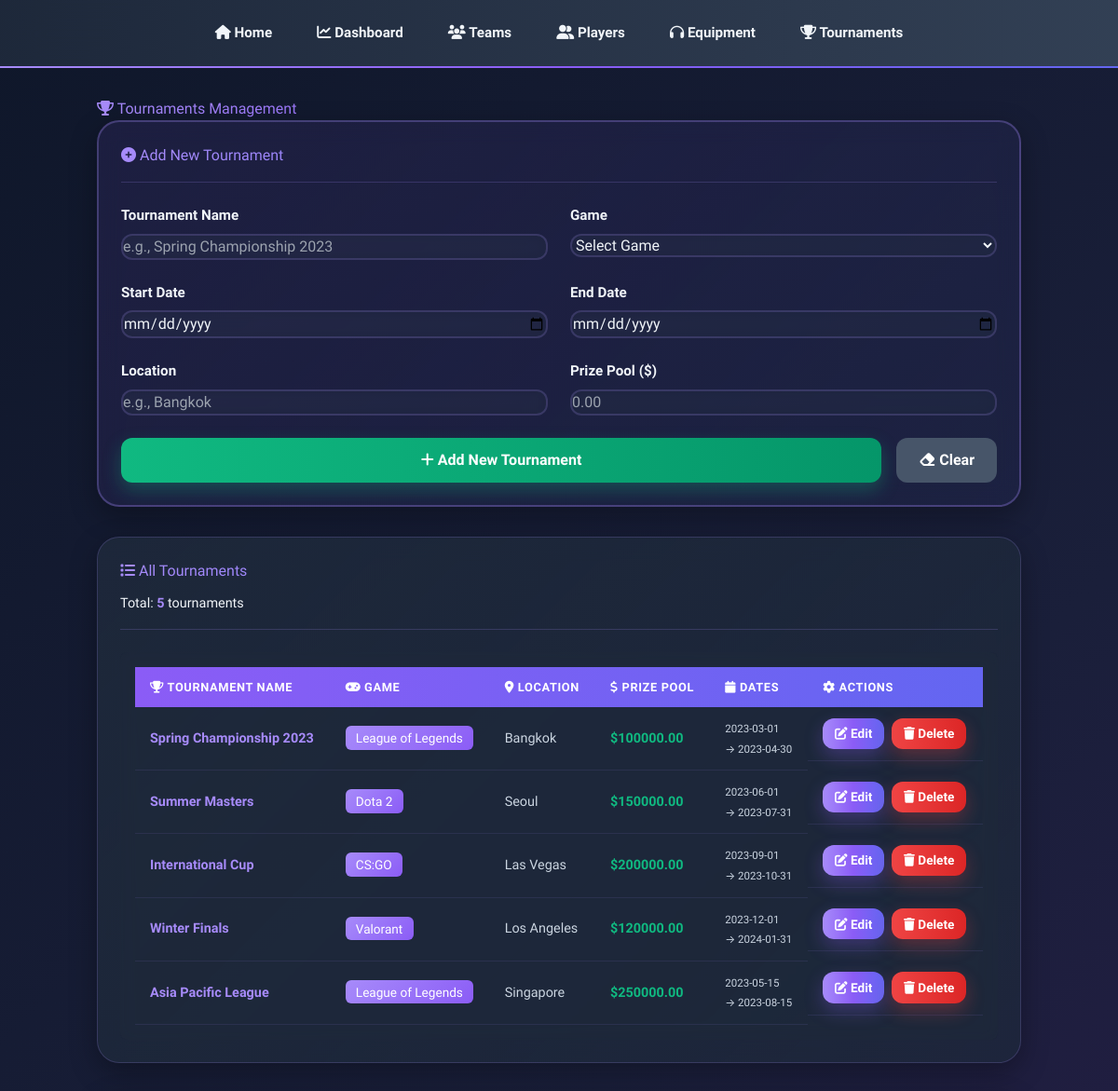
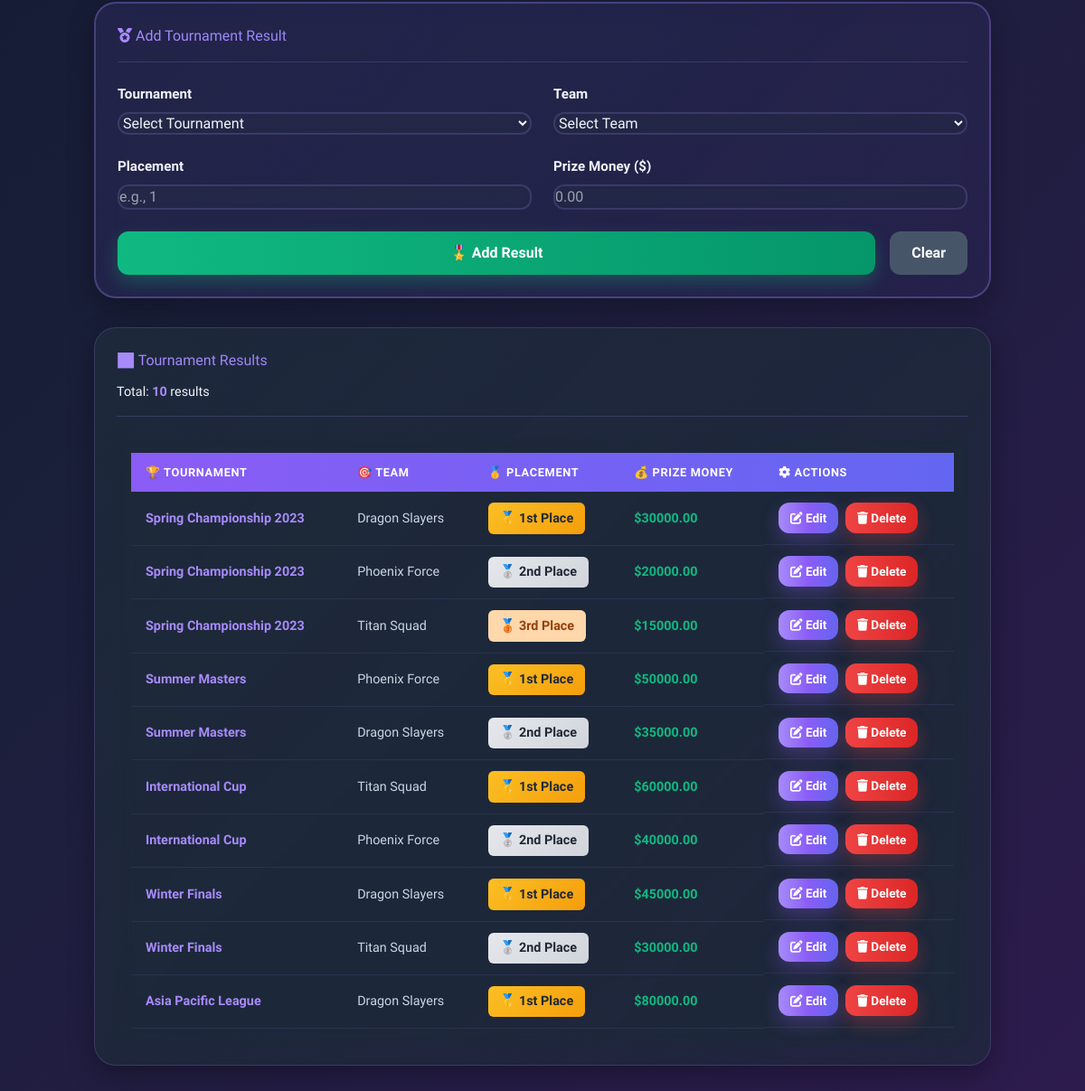
/tournaments, run on the app's committed database (2 pictures, top to bottom).
### tables this page shows
CREATE TABLE Tournaments (
        TournamentID INTEGER PRIMARY KEY AUTOINCREMENT,
        TournamentName TEXT NOT NULL,
        Game TEXT NOT NULL,
        StartDate DATE NOT NULL,
        EndDate DATE NOT NULL,
        Location TEXT NOT NULL,
        PrizePool REAL NOT NULL
    );

CREATE TABLE TournamentResults (
        ResultID INTEGER PRIMARY KEY AUTOINCREMENT,
        TournamentID INTEGER NOT NULL,
        TeamID INTEGER NOT NULL,
        Placement INTEGER NOT NULL,
        PrizeMoney REAL NOT NULL,
        FOREIGN KEY (TournamentID) REFERENCES Tournaments(TournamentID),
        FOREIGN KEY (TeamID) REFERENCES Teams(TeamID)
    );

CREATE TABLE Teams (
        TeamID INTEGER PRIMARY KEY AUTOINCREMENT,
        TeamName TEXT NOT NULL UNIQUE,
        Founded DATE NOT NULL,
        Coach TEXT NOT NULL,
        Country TEXT NOT NULL,
        GameID INTEGER,
        FOREIGN KEY (GameID) REFERENCES Games(GameID)
    );

### app.py (the view)
@app.route('/tournaments')
def tournaments():
    conn = get_db_connection()
    tournaments_data = conn.execute('SELECT * FROM Tournaments').fetchall()
    results = conn.execute('''
        SELECT tr.ResultID, tr.Placement, tr.PrizeMoney, t.TournamentName, tm.TeamName, tr.TournamentID, tr.TeamID
        FROM TournamentResults tr
        JOIN Tournaments t ON tr.TournamentID = t.TournamentID
        JOIN Teams tm ON tr.TeamID = tm.TeamID
    ''').fetchall()
    teams = conn.execute('SELECT * FROM Teams').fetchall()
    conn.close()
    return render_template('tournaments.html', tournaments=tournaments_data, results=results, teams=teams)

### app.py (called while the page is built)
def get_db_connection():
    conn = sqlite3.connect(DATABASE)
    conn.row_factory = sqlite3.Row
    return conn

### templates/tournaments.html (shortened to what this page needs)
{% extends "base.html" %}
{% block content %}
<h1><i class="fas fa-trophy"></i> Tournaments Management</h1>
<div class="card form-card">
    <div class="card-header">
        <h2><i class="fas fa-plus-circle"></i> Add New Tournament</h2>
    </div>
    <form method="POST" action="/tournament/add">
        <div class="form-row">
            <div class="form-group">
                <label for="tournament_name">Tournament Name</label>
                <input type="text" id="tournament_name" name="tournament_name" required
                    placeholder="e.g., Spring Championship 2023">
            </div>
            <div class="form-group">
                <label for="game">Game</label>
                <select id="game" name="game" required>
                    <option value="">Select Game</option>
                </select>
            </div>
        </div>
        <div class="form-row">
            <div class="form-group">
                <label for="start_date">Start Date</label>
                <input type="date" id="start_date" name="start_date" required>
            </div>
            <div class="form-group">
                <label for="end_date">End Date</label>
                <input type="date" id="end_date" name="end_date" required>
            </div>
        </div>
        <div class="form-row">
            <div class="form-group">
                <label for="location">Location</label>
                <input type="text" id="location" name="location" required placeholder="e.g., Bangkok">
            </div>
            <div class="form-group">
                <label for="prize_pool">Prize Pool ($)</label>
                <input type="number" id="prize_pool" name="prize_pool" step="0.01" required placeholder="0.00">
            </div>
        </div>
        <div style="display: flex; gap: 1rem;">
            <button type="submit" class="btn btn-success" style="flex: 1;"><i class="fas fa-plus"></i> Add New
                Tournament</button>
            <button type="reset" class="btn btn-secondary"><i class="fas fa-eraser"></i> Clear</button>
        </div>
    </form>
</div>
<div class="card data-card">
    <div class="card-header">
        <h2><i class="fas fa-list"></i> All Tournaments</h2>
        <div style="font-size: 0.9rem; color: var(--text-secondary);">Total: <strong style="color: #a78bfa;">{{
                tournaments|length }}</strong> tournaments</div>
    </div>
    <div class="table-container">
        <table>
            <thead>
                <tr>
                    <th><i class="fas fa-trophy"></i> Tournament Name</th>
                    <th><i class="fas fa-gamepad"></i> Game</th>
                    <th><i class="fas fa-map-marker-alt"></i> Location</th>
                    <th><i class="fas fa-dollar-sign"></i> Prize Pool</th>
                    <th><i class="fas fa-calendar"></i> Dates</th>
                    <th><i class="fas fa-cog"></i> Actions</th>
                </tr>
            </thead>
            <tbody>
                {% for tournament in tournaments %}
                <tr>
                    <td><strong>{{ tournament['TournamentName'] }}</strong></td>
                    <td>
                        <span
                            style="background: linear-gradient(135deg, #a78bfa 0%, #8b5cf6 100%); color: white; padding: 0.3rem 0.7rem; border-radius: 6px; font-size: 0.85rem;">
                            {{ tournament['Game'] }}
                        </span>
                    </td>
                    <td>{{ tournament['Location'] }}</td>
                    <td><strong style="color: #10b981;">${{ "%.2f"|format(tournament['PrizePool']) }}</strong></td>
                    <td>
                        <small style="color: var(--text-secondary);">
                            {{ tournament['StartDate'] }}<br />→ {{ tournament['EndDate'] }}
                        </small>
                    </td>
                    <td style="display: flex; gap: 0.5rem;">
                        <a href="/tournament/{{ tournament['TournamentID'] }}/edit" class="btn btn-sm btn-primary"
                            style="padding: 0.4rem 0.8rem; font-size: 0.85rem;"><i class="fas fa-edit"></i> Edit</a>
                        <form method="POST" action="/tournament/{{ tournament['TournamentID'] }}/delete"
                            style="display: inline;"
                            onsubmit="return confirm('Delete this tournament and its results?');">
                            <button type="submit" class="btn btn-sm btn-danger"
                                style="padding: 0.4rem 0.8rem; font-size: 0.85rem;"><i class="fas fa-trash"></i>
                                Delete</button>
                        </form>
                    </td>
                </tr>
                {% else %}
                <tr>
                    <td colspan="6" style="text-align: center; color: var(--text-secondary); padding: 2rem;">No
                        tournaments found. Create one to get started!</td>
                </tr>
                {% endfor %}
            </tbody>
        </table>
    </div>
</div>
<div class="card form-card">
    <div class="card-header">
        <h2><i class="fas fa-medal"></i> Add Tournament Result</h2>
    </div>
    <form method="POST" action="/result/add">
        <div class="form-row">
            <div class="form-group">
                <label for="tournament_id">Tournament</label>
                <select id="tournament_id" name="tournament_id" required>
                    <option value="">Select Tournament</option>
                </select>
            </div>
            <div class="form-group">
                <label for="team_id">Team</label>
                <select id="team_id" name="team_id" required>
                    <option value="">Select Team</option>
                </select>
            </div>
        </div>
        <div class="form-row">
            <div class="form-group">
                <label for="placement">Placement</label>
                <input type="number" id="placement" name="placement" min="1" required placeholder="e.g., 1">
            </div>
            <div class="form-group">
                <label for="prize_money">Prize Money ($)</label>
                <input type="number" id="prize_money" name="prize_money" step="0.01" required placeholder="0.00">
            </div>
        </div>
        <div style="display: flex; gap: 1rem;">
            <button type="submit" class="btn btn-success" style="flex: 1;">🎖️ Add Result</button>
            <button type="reset" class="btn btn-secondary">Clear</button>
        </div>
    </form>
</div>
<div class="card data-card">
    <div class="card-header">
        <h2>📊 Tournament Results</h2>
        <div style="font-size: 0.9rem; color: var(--text-secondary);">Total: <strong style="color: #a78bfa;">{{
                results|length }}</strong> results</div>
    </div>
    <div class="table-container">
        <table>
            <thead>
                <tr>
                    <th>🏆 Tournament</th>
                    <th>🎯 Team</th>
                    <th>🥇 Placement</th>
                    <th>💰 Prize Money</th>
                    <th><i class="fas fa-cog"></i> Actions</th>
                </tr>
            </thead>
            <tbody>
                {% for result in results %}
                <tr>
                    <td><strong>{{ result['TournamentName'] }}</strong></td>
                    <td>{{ result['TeamName'] }}</td>
                    <td>
                        {% if result['Placement'] == 1 %}
                        <span
                            style="background: linear-gradient(135deg, #fbbf24 0%, #f59e0b 100%); color: #1f2937; padding: 0.4rem 0.8rem; border-radius: 6px; font-weight: bold; display: inline-block;">
                            🥇 1st Place
                        </span>
                        {% elif result['Placement'] == 2 %}
                        <span
                            style="background: linear-gradient(135deg, #e5e7eb 0%, #d1d5db 100%); color: #1f2937; padding: 0.4rem 0.8rem; border-radius: 6px; font-weight: bold; display: inline-block;">
                            🥈 2nd Place
                        </span>
                        {% elif result['Placement'] == 3 %}
                        <span
                            style="background: linear-gradient(135deg, #fed7aa 0%, #fed7aa 100%); color: #92400e; padding: 0.4rem 0.8rem; border-radius: 6px; font-weight: bold; display: inline-block;">
                            🥉 3rd Place
                        </span>
                        {% else %}
                        <span
                            style="background: rgba(167, 139, 250, 0.2); color: #a78bfa; padding: 0.4rem 0.8rem; border-radius: 6px; font-weight: 600;">
                            #{{ result['Placement'] }}
                        </span>
                        {% endif %}
                    </td>
                    <td><strong style="color: #10b981;">${{ "%.2f"|format(result['PrizeMoney']) }}</strong></td>
                    <td style="display: flex; gap: 0.5rem;">
                        <a href="/result/{{ result['ResultID'] }}/edit" class="btn btn-sm btn-primary"
                            style="padding: 0.4rem 0.8rem; font-size: 0.85rem;"><i class="fas fa-edit"></i> Edit</a>
                        <form method="POST" action="/result/{{ result['ResultID'] }}/delete" style="display: inline;"
                            onsubmit="return confirm('Delete this result?');">
                            <button type="submit" class="btn btn-sm btn-danger"
                                style="padding: 0.4rem 0.8rem; font-size: 0.85rem;"><i class="fas fa-trash"></i>
                                Delete</button>
                        </form>
                    </td>
                </tr>
                {% else %}
                <tr>
                    <td colspan="4" style="text-align: center; color: var(--text-secondary); padding: 2rem;">No results
                        found. Add tournament results!</td>
                </tr>
                {% endfor %}
            </tbody>
        </table>
    </div>
</div>
{% endblock %}

### templates/base.html (style rules this page uses)
* { transition: all 0.3s ease; }
body { background: linear-gradient(135deg, #0f172a 0%, #1a1f3a 50%, #2d1b4e 100%); min-height: 100vh; overflow-x: hidden; color: #f1f5f9; font-family: 'Segoe UI', -apple-system, BlinkMacSystemFont, sans-serif; }
h1 { font-size: 2.25rem; font-weight: 900; margin-bottom: 2rem; background: linear-gradient(to right, #a78bfa, #8b5cf6, #6366f1); -webkit-background-clip: text; -webkit-text-fill-color: transparent; background-clip: text; }
h2 { font-size: 1.875rem; font-weight: 700; background: linear-gradient(to right, #a78bfa, #6366f1); -webkit-background-clip: text; -webkit-text-fill-color: transparent; background-clip: text; margin-bottom: 1.5rem; }
.card { backdrop-filter: blur(12px); background: linear-gradient(135deg, rgba(30, 41, 59, 0.8) 0%, rgba(51, 65, 85, 0.5) 100%); border: 1px solid rgba(167, 139, 250, 0.2); border-radius: 1.5rem; padding: 1.5rem; box-shadow: 0 10px 30px rgba(0, 0, 0, 0.3); margin-bottom: 2rem; transition: all 0.5s; position: relative; overflow: hidden; }
.card h2 { margin: 0 0 1rem 0; }
.card-header { display: flex; flex-direction: column; gap: 0.75rem; margin-bottom: 1.5rem; padding-bottom: 1rem; border-bottom: 1px solid rgba(167, 139, 250, 0.2); }
.card-header h2 { margin: 0; }
.form-card { backdrop-filter: blur(12px); background: linear-gradient(135deg, rgba(139, 92, 246, 0.1) 0%, rgba(99, 102, 241, 0.05) 100%); border: 2px solid rgba(167, 139, 250, 0.3); border-radius: 1.5rem; padding: 1.5rem; margin-bottom: 2rem; }
.data-card { backdrop-filter: blur(12px); background: linear-gradient(135deg, rgba(30, 41, 59, 0.9) 0%, rgba(30, 41, 59, 0.7) 100%); border: 1px solid rgba(167, 139, 250, 0.2); border-radius: 1.5rem; padding: 1.5rem; margin-bottom: 2rem; }
.form-group { margin-bottom: 1.5rem; }
label { display: block; margin-bottom: 0.5rem; font-weight: 600; color: #f1f5f9; font-size: 0.95rem; }
input, select, textarea { width: 100%; padding: 0.75rem 1rem; background: rgba(30, 41, 59, 0.5); backdrop-filter: blur(8px); border: 2px solid rgba(167, 139, 250, 0.2); border-radius: 0.75rem; color: #f1f5f9; font-size: 1rem; transition: all 0.3s; font-family: inherit; }
input::placeholder, select::placeholder { color: #94a3b8; }
.form-row { display: grid; grid-template-columns: 1fr; gap: 1.5rem; }
@media (min-width: 768px) { .form-row { grid-template-columns: 1fr 1fr; } }
.table-container { overflow-x: auto; border-radius: 0.5rem; background: rgba(30, 41, 59, 0.5); backdrop-filter: blur(8px); padding: 1rem; }
table { width: 100%; border-collapse: collapse; }
table thead { background: linear-gradient(to right, #8b5cf6, #6366f1); color: white; }
table th { padding: 0.75rem 1rem; text-align: left; font-size: 0.8rem; font-weight: bold; text-transform: uppercase; letter-spacing: 0.05em; }
table td { padding: 0.75rem 1rem; font-size: 0.9rem; border-bottom: 1px solid rgba(167, 139, 250, 0.1); color: #cbd5e1; }
table tbody tr { transition: background 0.3s; }
table td strong { color: #a78bfa; font-weight: bold; }
table td:first-child { font-weight: 600; color: #f1f5f9; }
.btn { display: inline-block; padding: 0.75rem 1.5rem; font-weight: bold; border-radius: 0.75rem; border: none; cursor: pointer; transition: all 0.3s; color: white; text-decoration: none; font-size: 1rem; }
.btn-primary { background: linear-gradient(to right, #a78bfa, #8b5cf6, #6366f1); box-shadow: 0 8px 20px rgba(139, 92, 246, 0.3); transition: all 0.3s; }
.btn-secondary { background: #475569; transition: all 0.3s; }
.btn-danger { background: linear-gradient(to right, #ef4444, #dc2626); box-shadow: 0 8px 20px rgba(239, 68, 68, 0.3); transition: all 0.3s; }
.btn-success { background: linear-gradient(to right, #10b981, #059669); box-shadow: 0 8px 20px rgba(16, 185, 129, 0.3); transition: all 0.3s; }

### data on the page
Tournaments: TournamentName "Spring Championship 2023", Game "League of Legends", Location "Bangkok", PrizePool "100000.00", StartDate "2023-03-01", EndDate "2023-04-30"
Tournaments: TournamentName "Summer Masters", Game "Dota 2", Location "Seoul", PrizePool "150000.00", StartDate "2023-06-01", EndDate "2023-07-31"
Tournaments: TournamentName "International Cup", Game "CS:GO", Location "Las Vegas", PrizePool "200000.00", StartDate "2023-09-01", EndDate "2023-10-31"
Tournaments: TournamentName "Winter Finals", Game "Valorant", Location "Los Angeles", PrizePool "120000.00", StartDate "2023-12-01", EndDate "2024-01-31"
Tournaments: TournamentName "Asia Pacific League", Game "League of Legends", Location "Singapore", PrizePool "250000.00", StartDate "2023-05-15", EndDate "2023-08-15"
TournamentResults: TournamentName "Spring Championship 2023", TeamName "Dragon Slayers", Placement "🥇 1st Place", PrizeMoney "30000.00"
TournamentResults: TournamentName "Spring Championship 2023", TeamName "Phoenix Force", Placement "🥈 2nd Place", PrizeMoney "20000.00"
TournamentResults: TournamentName "Spring Championship 2023", TeamName "Titan Squad", Placement "🥉 3rd Place", PrizeMoney "15000.00"
TournamentResults: TournamentName "Summer Masters", TeamName "Phoenix Force", Placement "🥇 1st Place", PrizeMoney "50000.00"
TournamentResults: TournamentName "Summer Masters", TeamName "Dragon Slayers", Placement "🥈 2nd Place", PrizeMoney "35000.00"
TournamentResults: TournamentName "International Cup", TeamName "Titan Squad", Placement "🥇 1st Place", PrizeMoney "60000.00"
TournamentResults: TournamentName "International Cup", TeamName "Phoenix Force", Placement "🥈 2nd Place", PrizeMoney "40000.00"
TournamentResults: TournamentName "Winter Finals", TeamName "Dragon Slayers", Placement "🥇 1st Place", PrizeMoney "45000.00"
TournamentResults: TournamentName "Winter Finals", TeamName "Titan Squad", Placement "🥈 2nd Place", PrizeMoney "30000.00"
TournamentResults: TournamentName "Asia Pacific League", TeamName "Dragon Slayers", Placement "🥇 1st Place", PrizeMoney "80000.00"

### other printed values
{{ tournaments|length }} "5"
{{ results|length }} "10"
